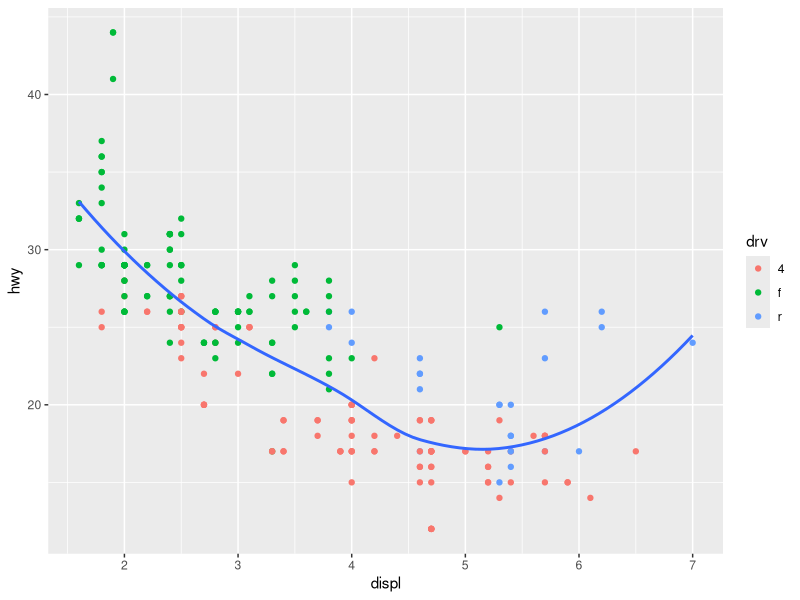

Recreate this plot in R.
## ---- chunk 1
knitr::opts_chunk$set(echo = FALSE)
## ---- chunk 2
library(tidyverse)
## ---- chunk 3
ggplot(mpg, aes(x = displ, y = hwy)) +
    geom_point(aes(colour = drv)) +
    geom_smooth(se = FALSE)
